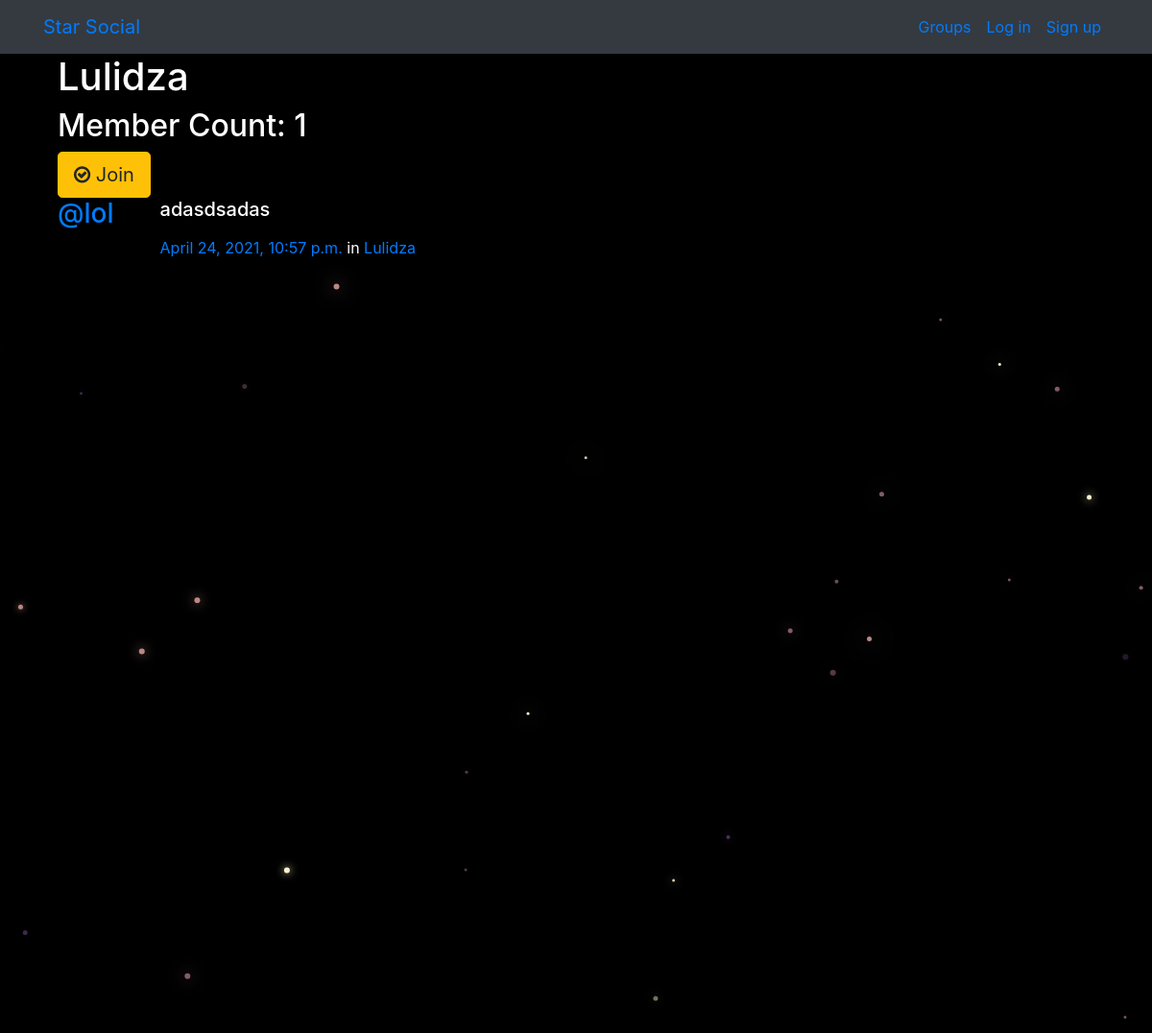
The app's page /groups/posts/in/lulidza/ with its own data.
### groups/models.py (models this page shows, shortened)
class Group(models.Model):
    name = models.CharField(max_length=255,unique=True)
    slug = models.SlugField(allow_unicode=True,unique=True)
    description = models.TextField(blank=True,default='')
    description_html = models.TextField(editable=False,default='',blank=True)
    members = models.ManyToManyField(User,through='GroupMember')
    class Meta:
        ordering = ['name']

### posts/models.py (models this page shows, shortened)
class Post(models.Model):
    user = models.ForeignKey(User,related_name='posts', on_delete=models.CASCADE)
    created_at = models.DateTimeField(auto_now=True)
    message = models.TextField()
    message_html = models.TextField(editable=False)
    group = models.ForeignKey(Group,related_name='posts',null=True,blank=True, on_delete=models.CASCADE)
    class Meta:
        ordering = ['-created_at']
        unique_together = ['user','message']

### groups/views.py (the view)
# urls.py: path('posts/in/<slug>/',views.SingleGroup.as_view(),name = 'single'),
class SingleGroup(generic.DetailView):
    model = Group

### groups/templates/groups/group_detail.html
{% extends "groups/group_base.html" %}
{% block pregroup %}
<div class="container">
  <h1>{{group.name}}</h1>
  <h2> Member Count: {{group.members.count}}</h2>
  <div class="content">
  	{% if user in group.members.all %}
  		<a href="{% url 'groups:leave' slug=group.slug %}" class="btn btn-lg btn-warning"><span class="fa fa-times-circle-o"></span> Leave</a>
  	{% else %}
  		<a href="{% url 'groups:join' slug=group.slug %}" class="btn btn-lg btn-warning"><span class="fa fa-check-circle-o"></span> Join</a>
  	{% endif %}
  </div>
</div>
{% endblock %}
{% block group_content %}
<div class="col-md-8">
	{% if group.posts.count == 0 %}
	<h2>No posts in this group yet!</h2>
	{% else %}
		{% for post in group.posts.all %}
			{% include "posts/_post.html" %}
		{% endfor %}
	{% endif %}
</div>
{% endblock %}

### posts/templates/posts/_post.html (shortened to what this page needs)
<div class="media">
	<h3 class="mr-5"><a href="{% url 'posts:for_user' username=post.user.username %}">@{{ post.user.username }}</a></h3>
	<div class="media-body">
		<h5>{{ post.message_html|safe }}</h5>
			<time class="time"><a href="{% url 'posts:single' username=post.user.username pk=post.pk %}">{{ post.created_at }}</a></time>
			{% if post.group %}
			<span class="group-name">in <a href="{% url 'groups:single' slug=post.group.slug %}">{{ post.group.name }}</a></span>
			{% endif %}
	</div>
</div>

### static/simplesocial/css/master.css (style rules this page uses)
body { margin: 0; overflow: hidden; background-color: black; color:white; }

### records on screen
Group: name "Lulidza", members.count "1"
Post: user.username "lol", message_html "adasdsadas", created_at "April 24, 2021, 10:57 p.m.", group.name "Lulidza"
